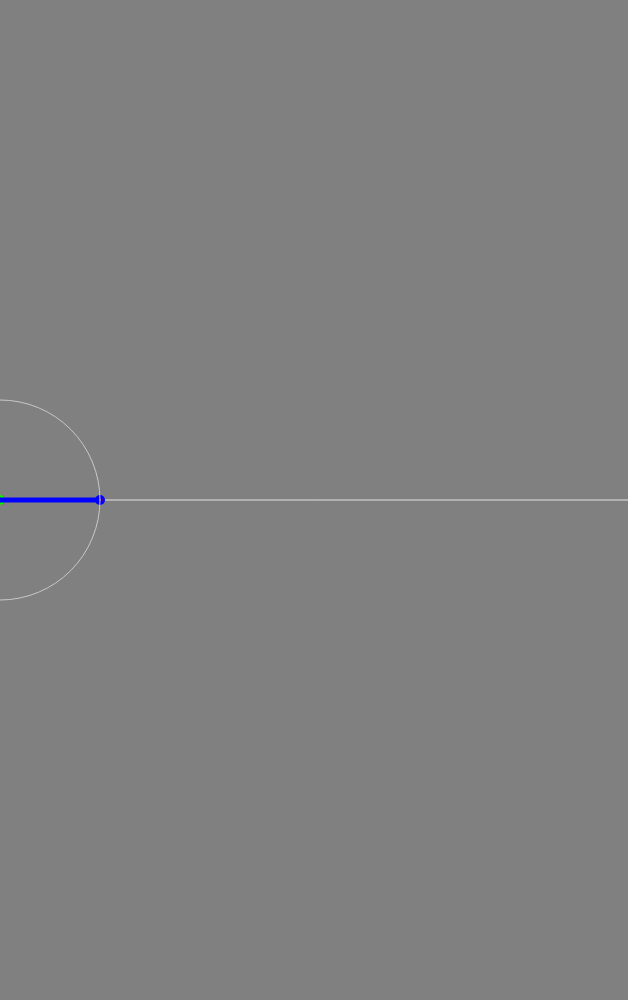
Frame 1 (no input)
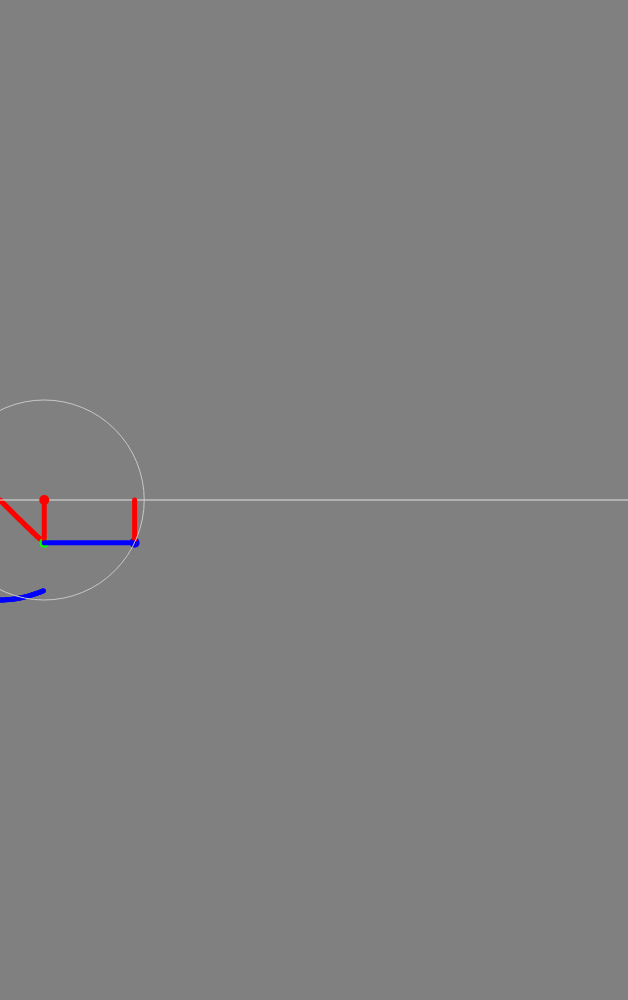
Frame 60 (no input)
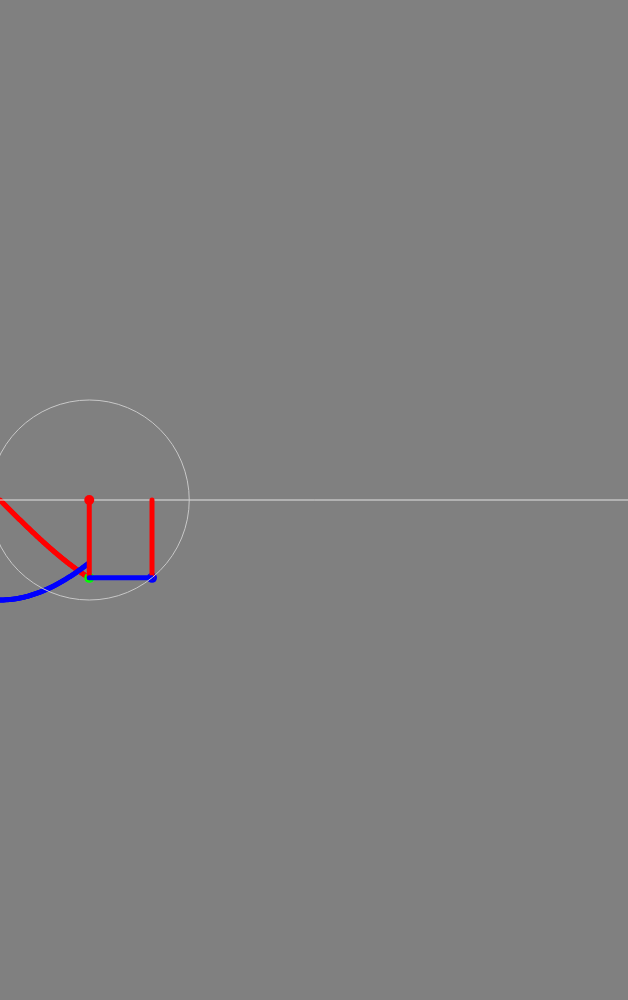
Frame 120 (the mouse pressed at the canvas centre since frame 60)

The p5.js sketch that drew these frames (run headless with seeded random() and noise() and a simulated clock; from frame 60 on, the mouse is pressed at the canvas centre):

// p5.js sketch
// ── sketch.js
/*
Mimi Yin NYU-ITP
Deconstructing the relationship between
circles and the sine and cosine waves.
*/


var circle, speed;
var d, r, theta, tSpeed;

function setup() {
  createCanvas(TWO_PI*100, window.innerHeight);
  circle = createVector(0, height / 2);
  speed = createVector((width / TWO_PI) * .0075, 0);
  d = 200;
  r = d / 2;
  theta = 0;
  // Fit the speed to the width of the window
  // Make sure a complete sine-wave is drawn
  tSpeed = (width / TWO_PI) * .000075;
}


function draw() {
  background(128);

  noStroke();
  fill(255, 0, 0);
  // Draw all the points of the sin wave until the current "theta"
  for (var t = 0; t < theta; t+=abs(tSpeed)) {
    ellipse(t*100, circle.y + r*sin(t), 5, 5);
  }

  // Draw all the points of the cos wave until the current "theta"
  fill(0, 0, 255);
  for (var t = 0; t < theta; t+=abs(tSpeed)) {
    ellipse(t*100, circle.y + r*cos(t), 5, 5);
  }

  stroke(225);
  line(0, circle.y, width, circle.y);

  // Calculate position of dot going around the circumference of the circle
  var circum = createVector(circle.x + r*cos(theta), circle.y + r*sin(theta));

  noStroke();
  // Red Center of Circle
  fill(255, 0, 0);
  ellipse(circle.x, circle.y, 10, 10);

  // Green Y-Position Dot
  fill(0, 255, 0);
  ellipse(circle.x, circum.y, 10, 10);


  // Blue Circumference Dot
  fill(0, 0, 255);
  ellipse(circum.x, circum.y, 10, 10);

  stroke(255, 0, 0);
  strokeWeight(5);
  //Height line
  line(circle.x, circle.y, circle.x, circum.y);

  //Vertical height Line
  line(circum.x, circum.y, circum.x, circle.y);

  //strokeWeight(1);
  stroke(0, 0, 255);
  //Horizontal height line
  line(circum.x, circum.y, circle.x, circum.y);

  noFill();
  strokeWeight(1);
  stroke(200);
  ellipse(circle.x, circle.y, d, d);

  // Bounce back and forth
  if (circle.x > width || circle.x < 0) {
    speed.mult(-1);
    tSpeed *= -1;
  }

  //Move the circle
  circle.add(speed);

  //Move forward through the degrees of the circle for the sin and cos calculations
  theta += tSpeed;
}
